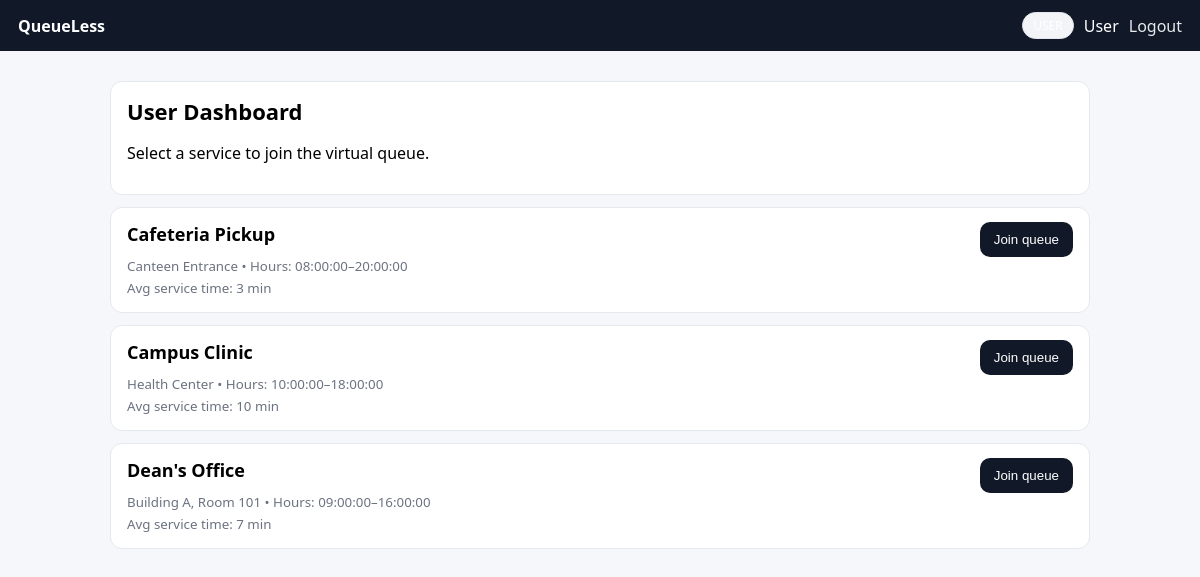
Screenshot of /public/user.php (signed in) with the database file from the repository.
### tables this page shows
CREATE TABLE IF NOT EXISTS services (
  id INT AUTO_INCREMENT PRIMARY KEY,
  name VARCHAR(160) NOT NULL,
  location VARCHAR(220) NOT NULL,
  open_time TIME NOT NULL,
  close_time TIME NOT NULL,
  avg_service_minutes INT NOT NULL DEFAULT 5,
  is_active TINYINT(1) NOT NULL DEFAULT 1,
  created_at DATETIME NOT NULL
);

### app/auth.php (called while the page is built, shortened)
<?php
function auth_user(): ?array {
  return $_SESSION['user'] ?? null;
}
function auth_role(): ?string {
  $u = auth_user();
  return $u['role'] ?? null;
}

### app/helpers.php (called while the page is built, shortened)
<?php
function e(string $s): string {
  return htmlspecialchars($s, ENT_QUOTES | ENT_SUBSTITUTE, 'UTF-8');
}

### app/db.php (called while the page is built, shortened)
<?php
function db(): PDO {
  static $pdo = null;
  if ($pdo instanceof PDO) return $pdo;
  $config = require __DIR__ . '/../config/config.php';
  $db = $config['db'];
  $dsn = sprintf(
    'mysql:host=%s;port=%d;dbname=%s;charset=%s',
    $db['host'],
    (int)$db['port'],
    $db['name'],
    $db['charset'] ?? 'utf8mb4'
  );
  $pdo = new PDO($dsn, $db['user'], $db['pass'], [
    PDO::ATTR_ERRMODE => PDO::ERRMODE_EXCEPTION,
    PDO::ATTR_DEFAULT_FETCH_MODE => PDO::FETCH_ASSOC,
    PDO::ATTR_EMULATE_PREPARES => false,
  ]);
  return $pdo;
}

### app/services.php (called while the page is built, shortened)
<?php
function services_all_active(): array {
  $stmt = db()->query('SELECT id, name, location, is_active, open_time, close_time, avg_service_minutes FROM services ORDER BY name');
  return $stmt->fetchAll();
}

### app/queue.php (called while the page is built, shortened)
<?php
function queue_get_user_active_ticket(int $user_id, int $service_id): ?array {
  $stmt = db()->prepare('
    SELECT * FROM queue_tickets
    WHERE user_id = ? AND service_id = ? AND queue_date = CURDATE()
      AND status IN ("WAITING","CALLED")
    ORDER BY id DESC LIMIT 1
  ');
  $stmt->execute([$user_id, $service_id]);
  $t = $stmt->fetch();
  return $t ?: null;
}

### public/user.php (the view, shortened to what this page needs)
<?php
require_once __DIR__ . '/_layout_top.php';
$services = services_all_active();
?>
<div class="card">
  <h1>User Dashboard</h1>
  <p>Select a service to join the virtual queue.</p>
</div>
<?php foreach ($services as $s): ?>
  <?php
    $ticket = queue_get_user_active_ticket((int)$u['id'], (int)$s['id']);
  ?>
  <div class="card">
    <div class="row">
      <div class="col">
        <h2><?= e($s['name']) ?></h2>
        <small><?= e($s['location']) ?> • Hours: <?= e($s['open_time']) ?>–<?= e($s['close_time']) ?></small><br/>
        <small>Avg service time: <?= (int)$s['avg_service_minutes'] ?> min</small>
      </div>
      <div class="col" style="text-align:right;">
        <?php if ($ticket): ?>
          <span class="badge">You are in queue (Ticket #<?= (int)$ticket['ticket_no'] ?>)</span><br/>
          <a class="btn secondary" href="ticket.php?ticket_id=<?= (int)$ticket['id'] ?>">View live status</a>
        <?php else: ?>
          <form method="post" action="api/join_queue.php" style="margin:0;">
            <button class="btn" type="submit">Join queue</button>
          </form>
        <?php endif; ?>
      </div>
    </div>
  </div>
<?php endforeach; ?>
<?php require_once __DIR__ . '/_layout_bottom.php'; ?>

### public/_layout_top.php (shortened to what this page needs)
<?php
$u = auth_user();
?>
<!doctype html>
<html lang="en">
<head>
  <link rel="stylesheet" href="assets/style.css" />
</head>
<body>
  <div class="nav">
    <div style="font-weight:700;">QueueLess</div>
    <?php if ($u): ?>
      <span class="badge"><?= e($u['role']) ?></span>
      <span><?= e($u['name']) ?></span>
      <a href="logout.php">Logout</a>
    <?php else: ?>
      <a href="login.php">Login</a>
      <a href="register.php">Register</a>
    <?php endif; ?>
  </div>
  <div class="container">

### public/_layout_bottom.php
  </div>
</body>
</html>

### public/assets/style.css (style rules this page uses)
body { font-family: system-ui, -apple-system, Segoe UI, Roboto, Arial, sans-serif; margin: 0; background: #f6f7fb; }
.container { max-width: 980px; margin: 0 auto; padding: 18px; }
.card { background: #fff; border: 1px solid #e6e8ef; border-radius: 12px; padding: 14px 16px; margin: 12px 0; }
.nav { display:flex; gap:10px; align-items:center; padding: 12px 18px; background:#111827; color:#fff; }
.nav a { color:#fff; text-decoration:none; opacity:0.9; }
h1 { margin: 0 0 8px 0; font-size: 22px; }
h2 { margin: 0 0 8px 0; font-size: 18px; }
.badge { display:inline-block; padding: 4px 10px; border-radius: 999px; font-size: 12px; border: 1px solid #e6e8ef; background:#f2f4f8; }
.row { display:flex; gap:12px; flex-wrap: wrap; }
.col { flex: 1; min-width: 260px; }
.btn { display:inline-block; padding: 10px 14px; border-radius: 10px; background:#111827; color:#fff; text-decoration:none; border:0; cursor:pointer; }
small { color:#6b7280; }

### rows the page displays
services: name "Cafeteria Pickup", location "Canteen Entrance", open_time "08:00:00", close_time "20:00:00", avg_service_minutes "3"
services: name "Campus Clinic", location "Health Center", open_time "10:00:00", close_time "18:00:00", avg_service_minutes "10"
services: name "Dean's Office", location "Building A, Room 101", open_time "09:00:00", close_time "16:00:00", avg_service_minutes "7"

### other values shown
$u['name'] "User"
